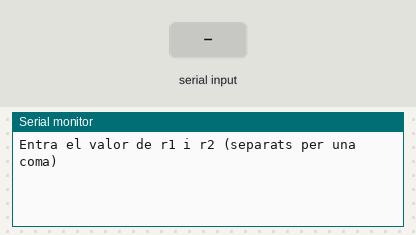
Recording of a sketch running on a simulated Arduino Uno, built with avr-gcc and run on an emulated ATmega328P. On the bench: the last lines printed to the serial monitor. The inputs (shaded band) are chosen by the test bench.

Above: at 1.2 s.
1.3 s: "90,45\n" received over Serial
At 1.9 s:
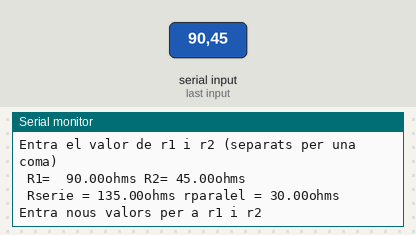
2.8 s: "30,150\n" received over Serial
At 4.3 s:
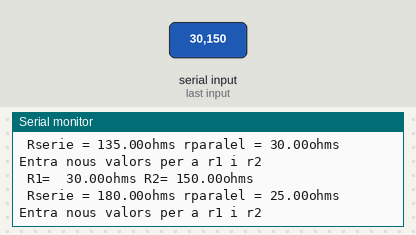

Measured:
- after the input at 1.3 s, the serial monitor: prints a new line at once (image 1)
- after the input at 2.8 s, the serial monitor: prints a new line at once (image 2)

The sketch:

_1.ino
```cpp
/**********************************************************************************
**                                                                               **
**                               SERIAL                                          **
**                         Number comunication                                   **
**  NOM : Jordi Pujlreu Sala                                   DATA: 13/2/17     **
**********************************************************************************/

//********** Includes *************************************************************

//********** Variables ********************************************************

float r1, r2;             // variables for the R's
float rSerie, rParalel;   // variables for the results
//********** Setup ************************************************************
void setup() {
  Serial.begin(9600);        // initialize serial
  Serial.println("Entra el valor de r1 i r2 (separats per una coma)");
}
//********** Loop *************************************************************
void loop() {
  while (Serial.available() > 0) {  // if there's any serial available, read it
    r1 = Serial.parseInt();// look for valid int the incoming serial stream

    r2 = Serial.parseInt();

    if (Serial.read() == '\n') { // quan presionem enter significa que hem acabat d'enviar dades

    Serial.print (" R1=  "); //escriure els seguents missatges
    Serial.print (r1);
    Serial.print ("ohms");
    Serial.print (" R2= ");
    Serial.print (r2);
    Serial.println ("ohms");

    rSerie = r1 + r2 ; // operacions calcular rserie
    rParalel = r1*r2 / (r1+r2) ; //operacio per calcular rparalel

    Serial.print (" Rserie = ");//escriure....
    Serial.print (rSerie); //resultat operació
    Serial.print ("ohms");
    Serial.print (" rparalel = ");
    Serial.print (rParalel);
    Serial.println ("ohms");
    Serial.println ("Entra nous valors per a r1 i r2 ");


    }
  }
}
```
